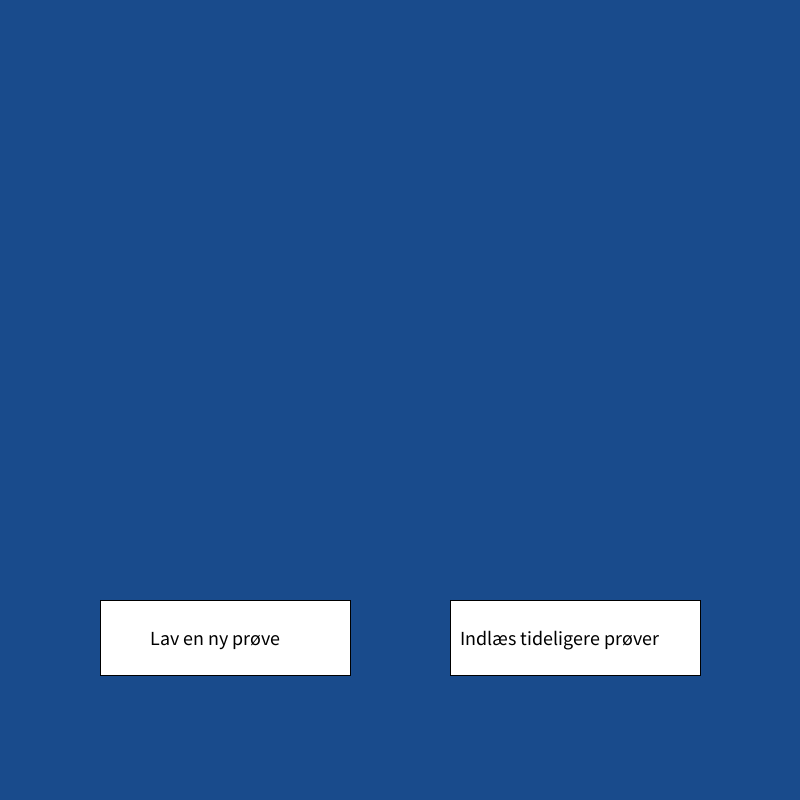
Frame 1 (no input)
Frame 60 (the mouse pressed at the canvas centre just before this capture): identical to frame 1, image omitted
Frame 120 (the mouse held since frame 60 and released just before this capture): identical to frame 1, image omitted

The Processing sketch that drew this single still picture (run headless with seeded random() and noise(); from frame 60 on, the mouse is pressed at the canvas centre):

// Processing sketch: OUHH_YEAH
// ── OUHH_YEAH.pde

//Variabler for knap left
int knapLeftX = 100;
int knapLeftY = 600;
int knapLeftW = 250;
int knapLeftH = 75;

//Variabler for knap right
int knapRightX = 450;
int knapRightY = 600;
int knapRightW = 250;
int knapRightH = 75;

//Objekter
LaererValgmulighed LV;

void setup() {
  size(800, 800);

  //Objekt
  LV = new LaererValgmulighed();
}

void draw() {
  clear();
  background(25, 75, 140);
  LV.knapper();
}

void mouseClicked() {
  //knapRight
  if (mouseReg(knapRightX, knapRightY, knapRightW, knapRightH)) {
    println("knapRight er trykket");
    rect(10, 10, 10, 10);
  }

  //knapLeft
  if (mouseReg(knapLeftX, knapLeftY, knapLeftW, knapLeftH)) {
    println("knapLeft er trykket");
    rect(10, 10, 10, 10);
  }
}

public boolean mouseReg(float x, float y, float w, float h) {
  if (mouseX > x-w && mouseX < x+w && mouseY < y+h && mouseY > y-h) {
    return true;
  } else {
    return false;
  }
}

// ── LaererValgmulighed.pde
class LaererValgmulighed {

  void knapper() {

    //knapLeft
    fill(255);
    rect(knapLeftX, knapLeftY, knapLeftW, knapLeftH);
    fill(0);
    textSize(20);
    text("Lav en ny prøve", knapLeftX+50, knapLeftY+45);

    //knapRight
    fill(255);
    rect(knapRightX, knapRightY, knapRightW, knapRightH);
    fill(0);
    textSize(20);
    text("Indlæs tideligere prøver", knapRightX+10, knapRightY+45);
  }
}
